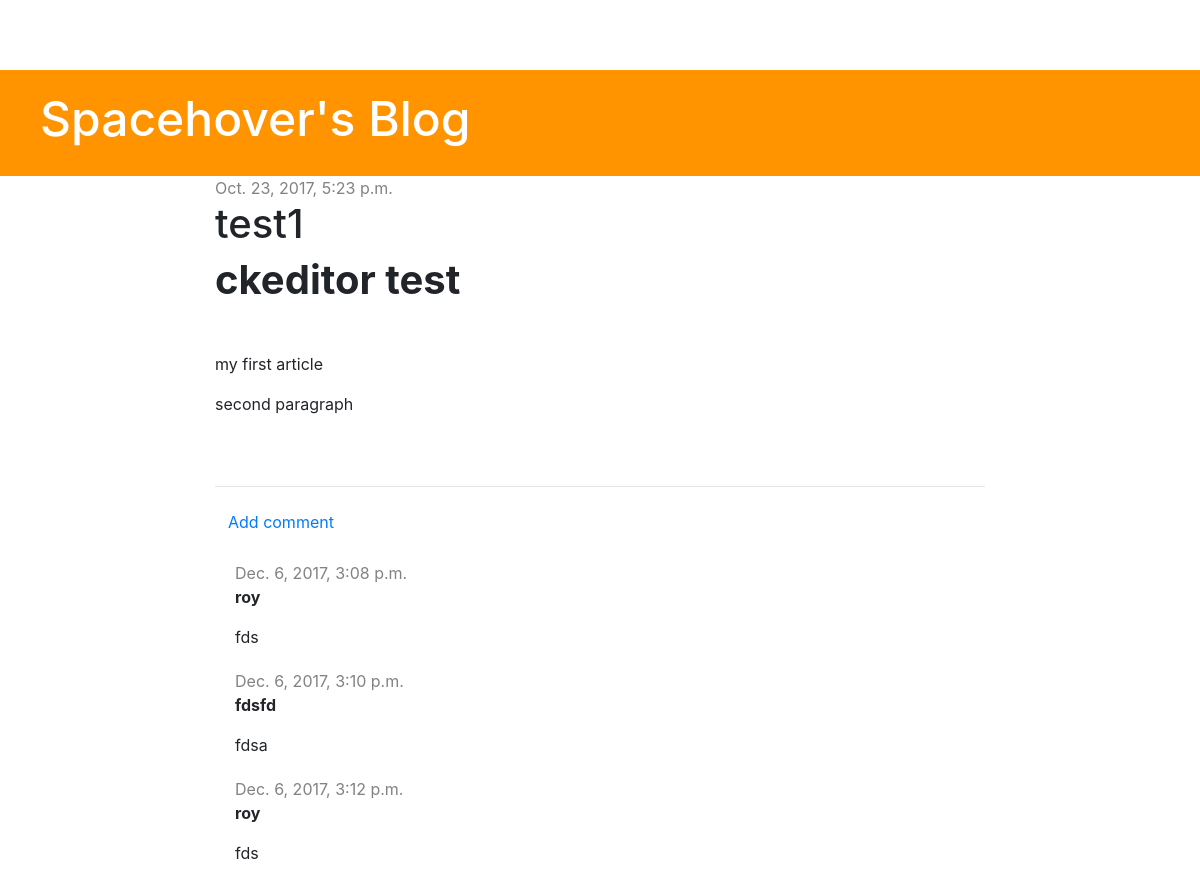
/blog/post/3/, run on the app's committed database.
### blog/models.py (models this page shows, shortened)
class Post(models.Model):
    author = models.ForeignKey('auth.User')
    title = models.CharField(max_length=200)
    text = models.TextField()
    content = RichTextUploadingField()
    created_date = models.DateTimeField(
            default=timezone.now)
    published_date = models.DateTimeField(
            blank=True,  null=True)
    publish_flag = models.BooleanField(default=False)
    objects = PostQuerySet.as_manager();

class Comment(models.Model):
    post = models.ForeignKey('blog.Post', related_name='comments')
    author = models.CharField(max_length=200)
    text = models.TextField()
    created_date = models.DateTimeField(default=timezone.now)
    approved_comment = models.BooleanField(default=False)

### blog/views.py (the view)
# urls.py: url(r'^post/(?P<pk>\d+)/$', views.post_detail.as_view(), name='post_detail'),
class post_detail(generic.DetailView):
    model = Post
    template_name = 'blog/post_detail.html'

### blog/templates/blog/post_detail.html (shortened to what this page needs)
{% extends 'blog_base.html' %}
{% block content %}
    <div class="post">
        {% if object.published_date %}
            <div class="date">
                {{ object.published_date }}
            </div>
        {% else %}
            <a class="btn btn-default" href="{% url 'blog:post_publish'  pk=object.pk %}">Publish</a>
        {% endif %}
        <h1>{{ object.title }}</h1>
        {{ object.content|safe }}
    </div>
    <hr>
    <a class="btn btn-default" href="{% url 'blog:add_comment_to_post' pk=object.pk %}">Add comment</a>
    {% for comment in object.comments.all %}
        {% if user.is_authenticated or comment.approved_comment %}
        <div class="comment">
            <div class="date">
                {{ comment.created_date }}
            </div>
            <strong>{{ comment.author }}</strong>
            <p>{{ comment.text|linebreaks }}</p>
        </div>
        {% endif %}
    {% empty %}
        <p>No comments here yet :(</p>
    {% endfor %}
{% endblock %}

### templates/blog_base.html (shortened to what this page needs)
{% load staticfiles %}
<!DOCTYPE html>
<html lan="ko">
<head>
    <link rel="stylesheet" href="https://maxcdn.bootstrapcdn.com/bootstrap/4.0.0-beta/css/bootstrap.min.css">
    <link rel="stylesheet" href="/static/open-iconic/font/css/open-iconic-bootstrap.css">
    <link rel="stylesheet" href="{% static 'css/blog.css' %}">
    <link rel="stylesheet" href="{% block extrastyle %}{% endblock %}">
</head>
<body>
    <div class="page-header">
        {% if user.is_authenticated %}
            <a  href="{% url 'blog:post_new' %}" class="top-menu"><span class="oi oi-plus"></span></a>
            <a  href="{% url 'blog:post_draft_list' %}" class="top-menu"><span class="oi oi-pencil"></span></a>
            <p class="top-menu">Hello {{ user.username }} <small>(<a href="{% url 'logout' %}">Log out</a>)</small></p>
        {% else %}
            <a href="{% url 'login' %}" class="top-menu"><span class="oi oi-lock-locked"</span></a>
        {% endif %}
        <h1><a href="/blog/">Spacehover's Blog</a></h1>
    </div>
    <div class="content container-fluid">
        <div class="row">
            <div class="col-md-8 ml-auto mr-auto">
                {% block  content %}
                {% endblock %}
            </div>
        </div>
    </div>
</body>
</html>

### blog/static/css/blog.css (style rules this page uses)
html, body { overflow-x: hidden; }
body { padding-top: 70px; }
.page-header { background-color: #ff9400; margin-top: 0; padding: 20px 20px 20px 40px; }
.page-header h1, .page-header h1 a, .page-header h1 a:visited, .page-header h1 a:active { color: #ffffff; font-size: 36pt; text-decoration: none; }
.content { margin-left: 0px; margin-right: 40px; }
.date { color: #828282; }
.top-menu, .top-menu:hover, .top-menu:visited { color: #ffffff; float: right; font-size: 26pt; margin-right: 20px; }
.post { margin-bottom: 70px; width: 100%; }
.comment { margin: 20px 0px 20px 20px; }

### data on the page
Post: published_date "Oct. 23, 2017, 5:23 p.m.", title "test1", content "ckeditor test my first article second paragraph"
Comment: created_date "Dec. 6, 2017, 3:08 p.m.", author "roy", text "fds"
Comment: created_date "Dec. 6, 2017, 3:10 p.m.", author "fdsfd", text "fdsa"
Comment: created_date "Dec. 6, 2017, 3:12 p.m.", author "roy", text "fds"
